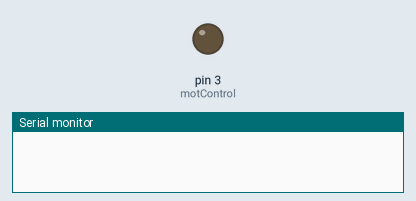
Recording of a sketch running on a simulated Arduino Uno, built with avr-gcc and run on an emulated ATmega328P. Parts: output pins drawn as LEDs (lit = HIGH), the last lines printed to the serial monitor.

Above: at 0.1 s.
At 17.76 s:
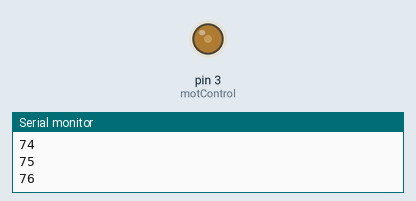
At 26.57 s:
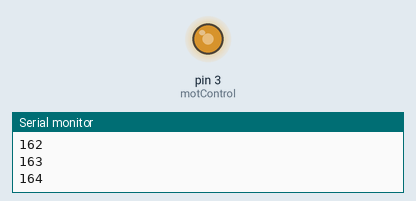
At 35.5 s:
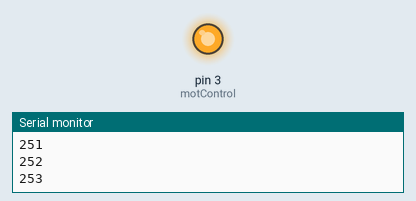
Timing chart, 0 to 39.0 s (numbered marks = the images above):
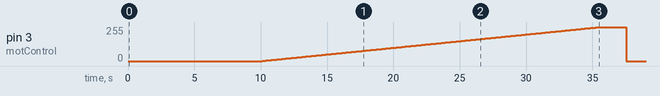

Measured:
- by itself, pin 3 (motControl): rises from 0/255 to 254/255 in 25.3 s, then falls to 0/255 in 2.1 s

The sketch:

code_moteur.ino
```cpp
//CODE POUR LE MOTEUR :

const int motControl=3;  //define var


void setup()
{
  pinMode(motControl,OUTPUT);            // Set pinMode
  Serial.begin(9600);
}

void loop()
{
  int i = 0;
  analogWrite(motControl, i); // éclaire notre DEL à 75
  delay(10000); // temps au repos
  for (i = 0; i< 255 ; i++){
    // delay(1000);
    analogWrite(motControl, i); // éclaire notre DEL à 75
    delay (100);// temps entre chaque montée
    Serial.println(i);
  }
  delay(2000); // temps au max (dicté par alim)
}

//FIN CODE MOTEUR.
```
